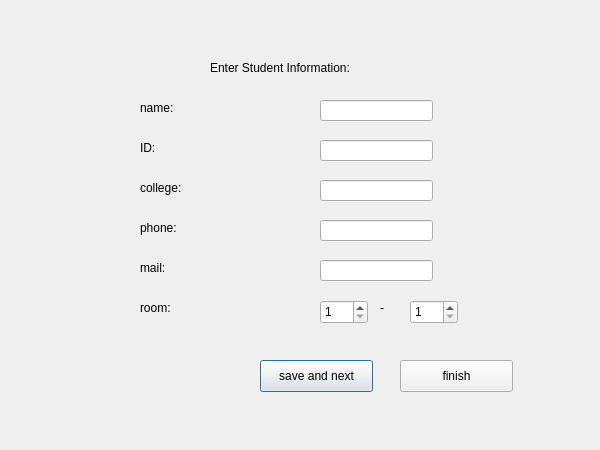
<?xml version="1.0" encoding="UTF-8"?>
<ui version="4.0">
 <class>Establishstu</class>
 <widget class="QDialog" name="Establishstu">
  <property name="geometry">
   <rect>
    <x>0</x>
    <y>0</y>
    <width>600</width>
    <height>450</height>
   </rect>
  </property>
  <property name="windowTitle">
   <string>Dialog</string>
  </property>
  <widget class="QLineEdit" name="lineEdit">
   <property name="geometry">
    <rect>
     <x>320</x>
     <y>100</y>
     <width>113</width>
     <height>21</height>
    </rect>
   </property>
  </widget>
  <widget class="QLineEdit" name="lineEdit_2">
   <property name="geometry">
    <rect>
     <x>320</x>
     <y>140</y>
     <width>113</width>
     <height>21</height>
    </rect>
   </property>
  </widget>
  <widget class="QLineEdit" name="lineEdit_3">
   <property name="geometry">
    <rect>
     <x>320</x>
     <y>180</y>
     <width>113</width>
     <height>21</height>
    </rect>
   </property>
  </widget>
  <widget class="QLineEdit" name="lineEdit_4">
   <property name="geometry">
    <rect>
     <x>320</x>
     <y>220</y>
     <width>113</width>
     <height>21</height>
    </rect>
   </property>
  </widget>
  <widget class="QLineEdit" name="lineEdit_5">
   <property name="geometry">
    <rect>
     <x>320</x>
     <y>260</y>
     <width>113</width>
     <height>21</height>
    </rect>
   </property>
  </widget>
  <widget class="QLabel" name="label">
   <property name="geometry">
    <rect>
     <x>140</x>
     <y>100</y>
     <width>59</width>
     <height>16</height>
    </rect>
   </property>
   <property name="text">
    <string>name:</string>
   </property>
  </widget>
  <widget class="QLabel" name="label_2">
   <property name="geometry">
    <rect>
     <x>140</x>
     <y>140</y>
     <width>59</width>
     <height>16</height>
    </rect>
   </property>
   <property name="text">
    <string>ID:</string>
   </property>
  </widget>
  <widget class="QLabel" name="label_3">
   <property name="geometry">
    <rect>
     <x>140</x>
     <y>220</y>
     <width>59</width>
     <height>16</height>
    </rect>
   </property>
   <property name="text">
    <string>phone:</string>
   </property>
  </widget>
  <widget class="QLabel" name="label_4">
   <property name="geometry">
    <rect>
     <x>140</x>
     <y>260</y>
     <width>59</width>
     <height>16</height>
    </rect>
   </property>
   <property name="text">
    <string>mail:</string>
   </property>
  </widget>
  <widget class="QLabel" name="label_5">
   <property name="geometry">
    <rect>
     <x>140</x>
     <y>300</y>
     <width>59</width>
     <height>16</height>
    </rect>
   </property>
   <property name="text">
    <string>room:</string>
   </property>
  </widget>
  <widget class="QLabel" name="label_6">
   <property name="geometry">
    <rect>
     <x>140</x>
     <y>180</y>
     <width>59</width>
     <height>16</height>
    </rect>
   </property>
   <property name="text">
    <string>college:</string>
   </property>
  </widget>
  <widget class="QPushButton" name="pushButton">
   <property name="geometry">
    <rect>
     <x>260</x>
     <y>360</y>
     <width>113</width>
     <height>32</height>
    </rect>
   </property>
   <property name="text">
    <string>save and next</string>
   </property>
  </widget>
  <widget class="QPushButton" name="pushButton_2">
   <property name="geometry">
    <rect>
     <x>400</x>
     <y>360</y>
     <width>113</width>
     <height>32</height>
    </rect>
   </property>
   <property name="text">
    <string>finish</string>
   </property>
  </widget>
  <widget class="QLabel" name="label_7">
   <property name="geometry">
    <rect>
     <x>380</x>
     <y>300</y>
     <width>16</width>
     <height>16</height>
    </rect>
   </property>
   <property name="text">
    <string>-</string>
   </property>
  </widget>
  <widget class="QLabel" name="label_8">
   <property name="geometry">
    <rect>
     <x>210</x>
     <y>60</y>
     <width>321</width>
     <height>16</height>
    </rect>
   </property>
   <property name="text">
    <string>Enter Student Information:</string>
   </property>
  </widget>
  <widget class="QSpinBox" name="spinBox">
   <property name="geometry">
    <rect>
     <x>320</x>
     <y>300</y>
     <width>48</width>
     <height>24</height>
    </rect>
   </property>
   <property name="minimum">
    <number>1</number>
   </property>
   <property name="maximum">
    <number>6</number>
   </property>
  </widget>
  <widget class="QSpinBox" name="spinBox_2">
   <property name="geometry">
    <rect>
     <x>410</x>
     <y>300</y>
     <width>48</width>
     <height>24</height>
    </rect>
   </property>
   <property name="minimum">
    <number>1</number>
   </property>
   <property name="maximum">
    <number>100</number>
   </property>
  </widget>
 </widget>
 <resources/>
 <connections/>
</ui>
